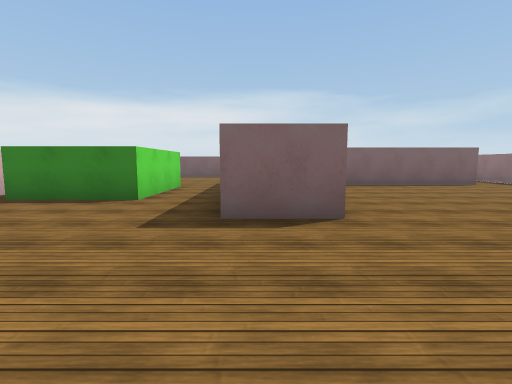
[1] (above)

14 first-person views from a walk through a scene from a Unity 3-D project. The camera is 1.4 m above the floor, tilts 6° down and sees 85° across. The floor is counted in squares, 2 m on a side. Each view is taken from the middle of a square. On the plan, view 1 faces up. The plan holds only what a view shows up to about 9 squares ahead; the rest is blank. Surface patterns are stand-ins for the level's own textures.

[2]
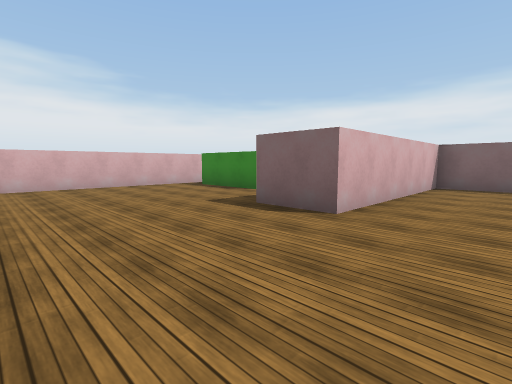

[3]
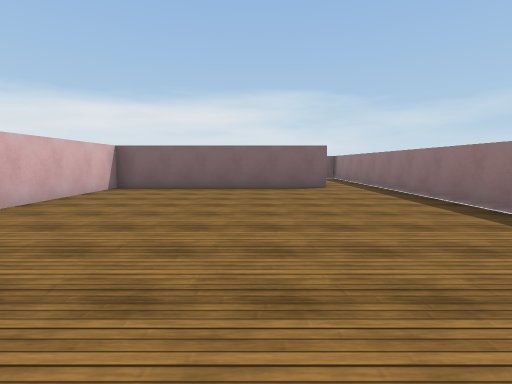

[4]
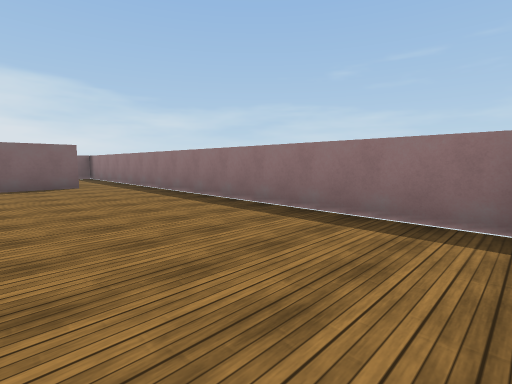

[5]
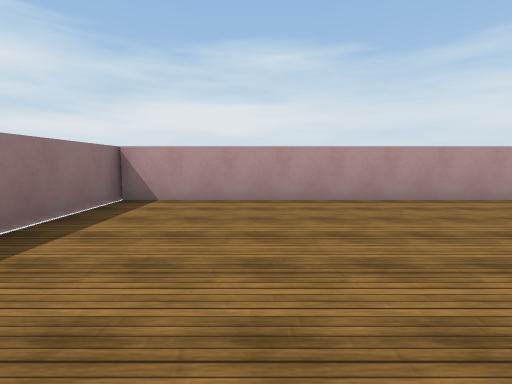

[6]
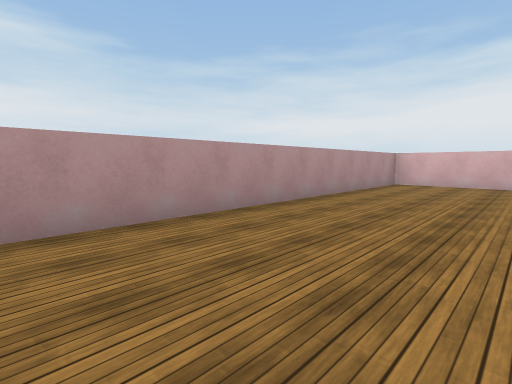

[7]
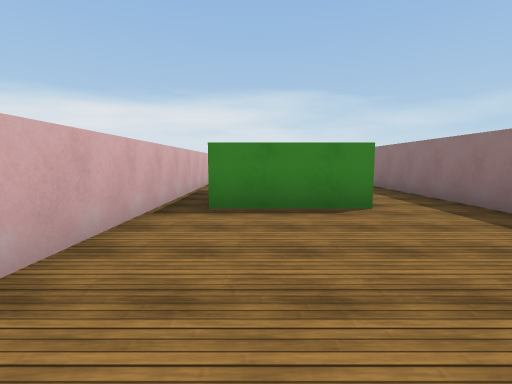

[8]
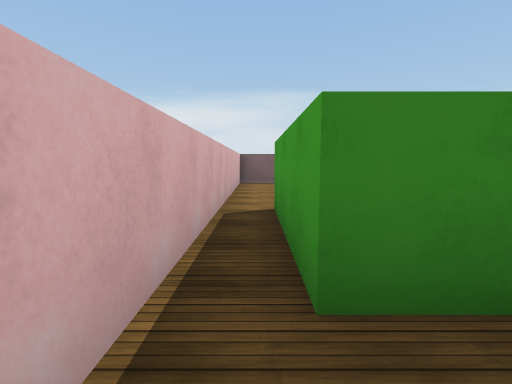

[9]
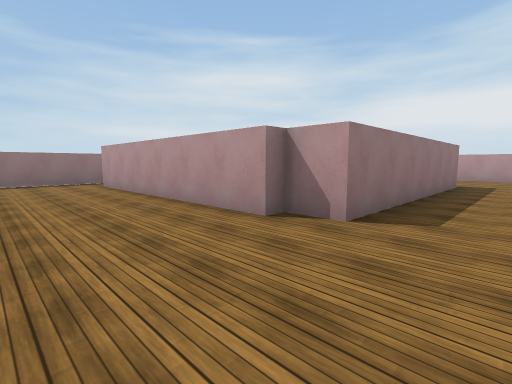

[10]
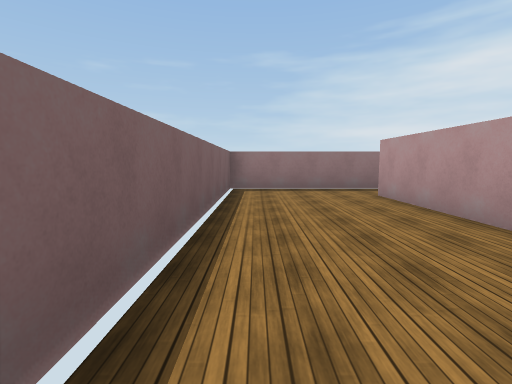

[11]
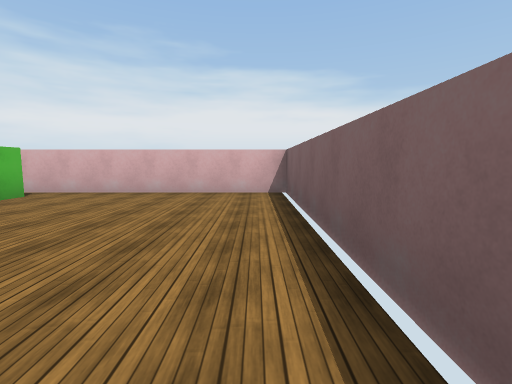

[12]
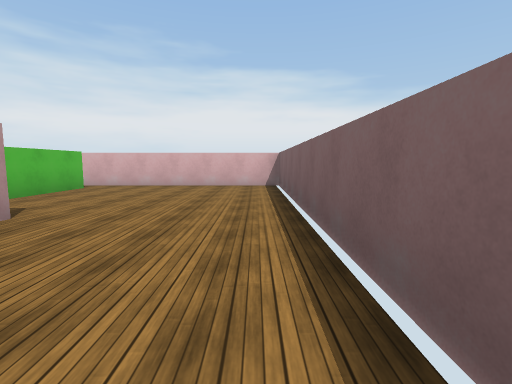

[13]
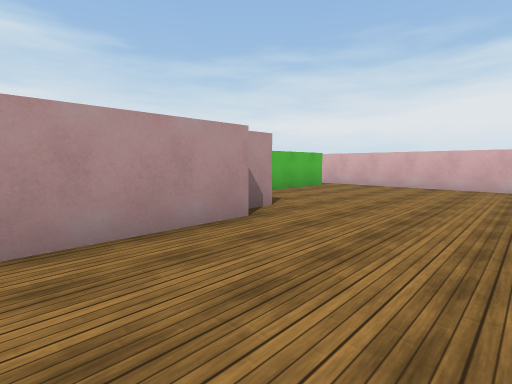

[14]
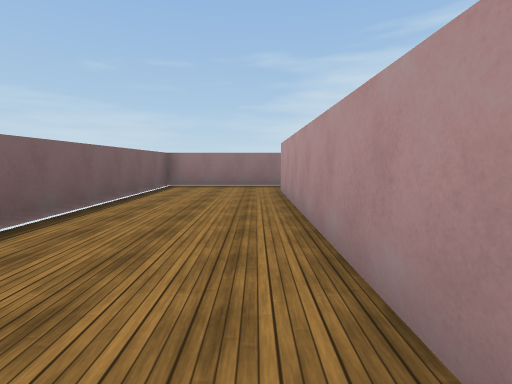

### Floor plan
Points are (right, up) in squares from view 1. A wall is a line through its corners. A room is listed if a view was taken in it or the views show most of it. See-through windows are left out.
Room 1 (views 1, 2, 3, 4, 5, 6, 7, 8)
walls: (-2.2, 8.2) (-2.2, 5.2) (-4.7, 5.2) (-4.7, 8.2); (7.1, 8.8) (1.1, 8.8) (1.1, 3.5) (-0.4, 3.5) (-0.4, 8.4); (-5.6, 8.5) (-5.6, -0.2) (8.6, -0.2) (8.6, 8.5)
ways out: opening at (-2.7, 9) to room 2; opening at (8, 9.5) to room 2
Room 2 (views 9, 10, 11, 12, 13, 14)
walls: (-0.4, 8.4) (-0.4, 9.9) (0.5, 9.9) (0.5, 10.3) (7, 10.4); (-4.7, 8.2) (-2.2, 8.2); (8.6, 8.5) (8.6, 13.7) (-5.6, 13.7) (-5.6, 8.5)
ways out: opening at (-2.7, 9) to room 1; opening at (8, 9.5) to room 1

Positions as (right, up) in squares from view 1, and headings:
1: (0, 0), facing up
2: (3, 0), facing up-left
3: (5, 1), facing up
4: (5, 0), facing up-right
5: (6, 5), facing down
6: (4, 3), facing down-left
7: (-4, 1), facing up
8: (-5, 4), facing up
9: (-2, 13), facing down-right
10: (1, 13), facing right
11: (1, 13), facing left
12: (3, 13), facing left
13: (3, 13), facing down-left
14: (0, 11), facing right
